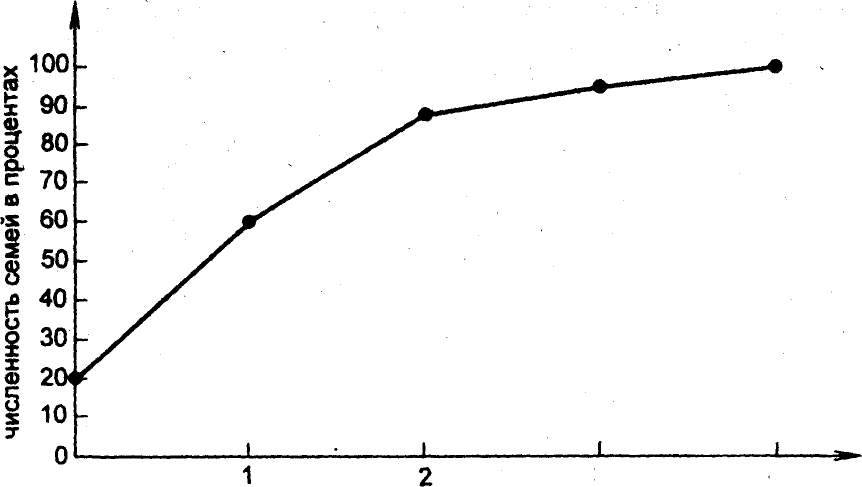
#> input picture scripts/img/1.png, 1724 x 974 px (shown at 1/2 size)
$ python example.py
#> lines starting #> are read from the running program, lines starting #| are printed output that depends on the picture; after the words box and inside, x2 and y2 are one past the last pixel; in counts of white or black regions, pixels touching at a corner belong together
### src/imgplot2vec/reader.py
import cv2
import numpy as np


class Reader:
    def read(self, name_image_file: str) -> np.ndarray:
#> called with name_image_file = 'img/1.png'
        path_image = name_image_file
        with open(path_image, "rb") as f:
            chunk = f.read()
        chunk_arr = np.frombuffer(chunk, dtype=np.uint8)
        image = cv2.imdecode(chunk_arr, cv2.IMREAD_COLOR)
#> image is the input picture: shape (974, 1724, 3); 96.5% white; 144 black regions (101 under 20 px), largest, box (x1, y1, x2, y2) and area: (108, 1, 1723, 923) 33682, (80, 188, 135, 228) 1253, (9, 457, 40, 517) 1224
        return image

### src/imgplot2vec/converter.py
import cv2
import numpy as np


class Frame:
    def __init__(self, x_top_left: int, y_top_left: int,
                 x_bottom_right: int, y_bottom_right: int,
                 x1: float, y1: float,
                 x0: float = 0, y0: float = 0):
        self.x_top_left = x_top_left
        self.y_top_left = y_top_left
        self.x_bottom_right = x_bottom_right
        self.y_bottom_right = y_bottom_right
        self.x0 = x0
        self.x1 = x1
        self.y0 = y0
        self.y1 = y1

    def crop_gray(self, img: np.ndarray) -> np.ndarray:
        return img[self.y_top_left:self.y_bottom_right, self.x_top_left:self.x_bottom_right]
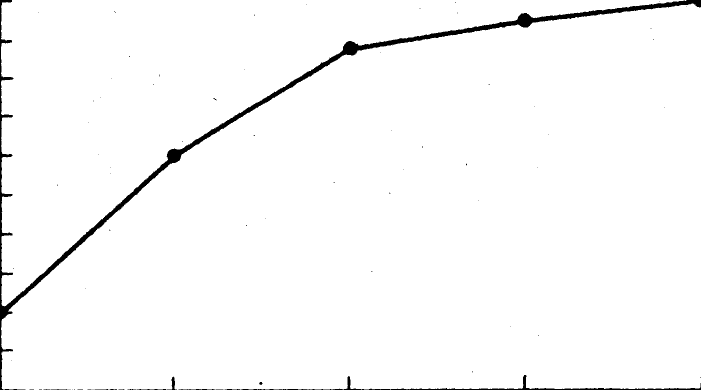
#> returned value: shape (780, 1402) (shown at 1/2 size); 97.9% white; 73 black regions (62 under 20 px), largest, box (x1, y1, x2, y2) and area: (0, 0, 1402, 780) 19495, (481, 750, 1402, 780) 2491, (333, 753, 354, 780) 158

    def compare_y(self, y):
        delta_frame = self.y_bottom_right - self.y_top_left
        delta_plot = self.y1-self.y0
        return self.y1-delta_plot/delta_frame * y

    def compare_x(self, x):
        delta_frame = self.x_bottom_right - self.x_top_left
        delta_plot = self.x1 - self.x0
        return delta_plot / delta_frame * x


class Converter:
    def imgplot2vec(self, img, frame: Frame):
        img_gray = cv2.cvtColor(img, cv2.COLOR_RGB2GRAY)
        area = frame.crop_gray(img_gray)
        w = area.shape[1]
#> w = 1402
        y_vec = np.zeros(w)
#> y_vec = 1402 values from 0 to 0
        x_vec = np.zeros(w)
#> x_vec = 1402 values from 0 to 0
        for i in range(w):
            yi = np.argmin(area[:, i])
            y_vec[i] = frame.compare_y(yi)
            x_vec[i] = frame.compare_x(i)
#> this loop made 1402 passes
#> yi on passes 1 to 3: 0, 0, 0
#> after the loop, x_vec = 1402 values from 0 to 4; y_vec = 1402 values, max 100 at index 0, min 23.46 at index 28, mean 78.08
        return y_vec, x_vec


class AutoConverter(Converter):
    # [43 lines left out: functions auto_imgplot2vec, _auto_frame, __first_max_intensity, __end_max_intensity, not called in this run]

### scripts/example.py
import cv2
from imgplot2vec import Reader, Frame, Converter
import matplotlib.pyplot as plt


reader = Reader()
converter = Converter()
frame = Frame(x_top_left=150, y_top_left=132, x_bottom_right=1552, y_bottom_right=912,
              x0=0, y0=0, x1=4, y1=100)


img = reader.read(r"img/1.png")
vec_y, vec_x = converter.imgplot2vec(img, frame)
#> vec_y has the same summary as y_vec in imgplot2vec; vec_x = 1402 values from 0 to 4

gray_frame = frame.crop_gray(cv2.cvtColor(img, cv2.COLOR_RGB2GRAY))
print(vec_y, vec_x)
#> (printed output is left out)
plt.plot(vec_x, vec_y, ".")
plt.grid()
plt.xlim([frame.x0, frame.x1])
plt.ylim([frame.y0, frame.y1])
plt.show()
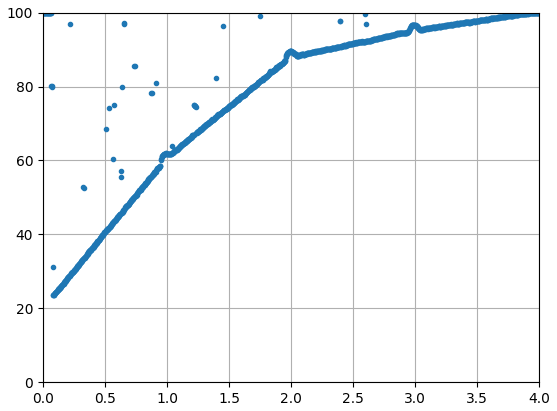
#> figure drawn by matplotlib, 1 panel; curve peaks at x = 0, y = 100

# cv2.imshow(" ", gray_frame)
# cv2.waitKey()

$ run again, with scripts/img/2.png copied over scripts/img/1.png
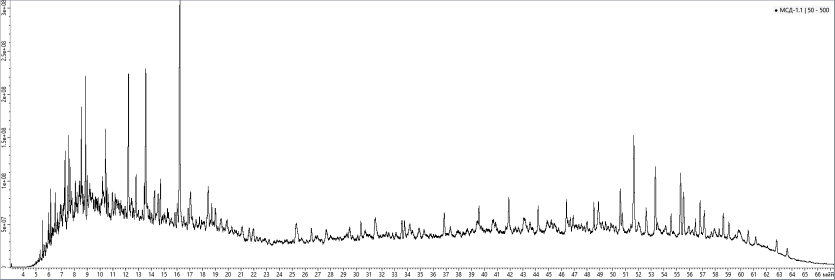
#> input picture scripts/img/2.png, 1669 x 559 px (shown at 1/2 size)
#> in read, image is the input picture: shape (559, 1669, 3); mean B, G, R 248.1, 248, 248
#> in crop_gray, `return img[self.y_top_left:self.y_bottom_right, self.x_top_left:self.x..`:
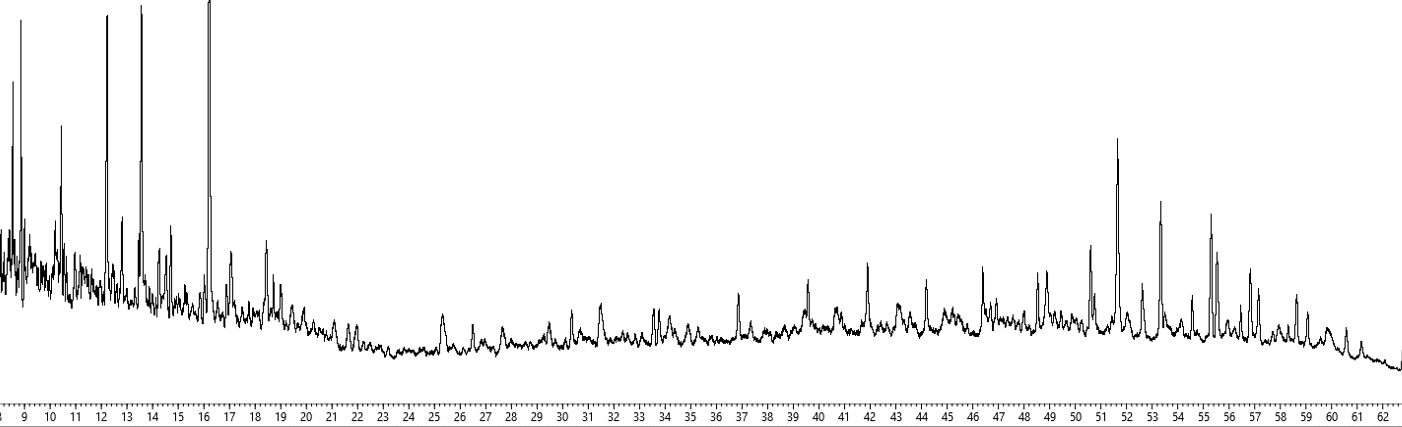
#> returned value: shape (427, 1402); min 0, max 255, mean 246.7
#> the loop in imgplot2vec, `for i in range(w):` made 1402 passes
#> yi on passes 1 to 3: 234, 274, 274
#> after the loop in imgplot2vec, `for i in range(w):`: x_vec = 1402 values from 0 to 4; y_vec = 1402 values, max 100 at index 209, min 46.15 at index 23, mean 58.54
#> vec_y has the same summary as y_vec in imgplot2vec; vec_x = 1402 values from 0 to 4
#> (printed output is left out)
#> `plt.show()`:
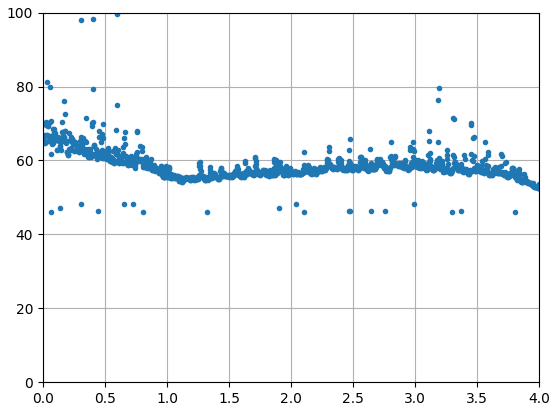
#> figure drawn by matplotlib, 1 panel; curve peaks at x = 0.596, y = 100

$ run again, with scripts/img/3.png copied over scripts/img/1.png
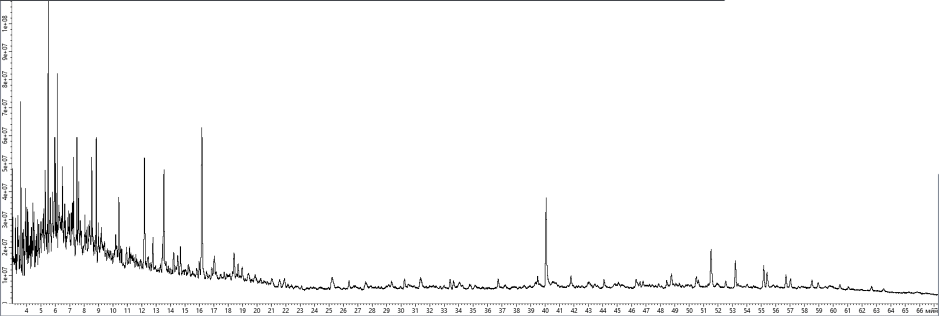
#> input picture scripts/img/3.png, 1877 x 632 px (shown at 1/2 size)
#> in read, image is the input picture: shape (632, 1877, 3); mean B, G, R 248.3, 248.2, 248.2
#> in crop_gray, `return img[self.y_top_left:self.y_bottom_right, self.x_top_left:self.x..`:
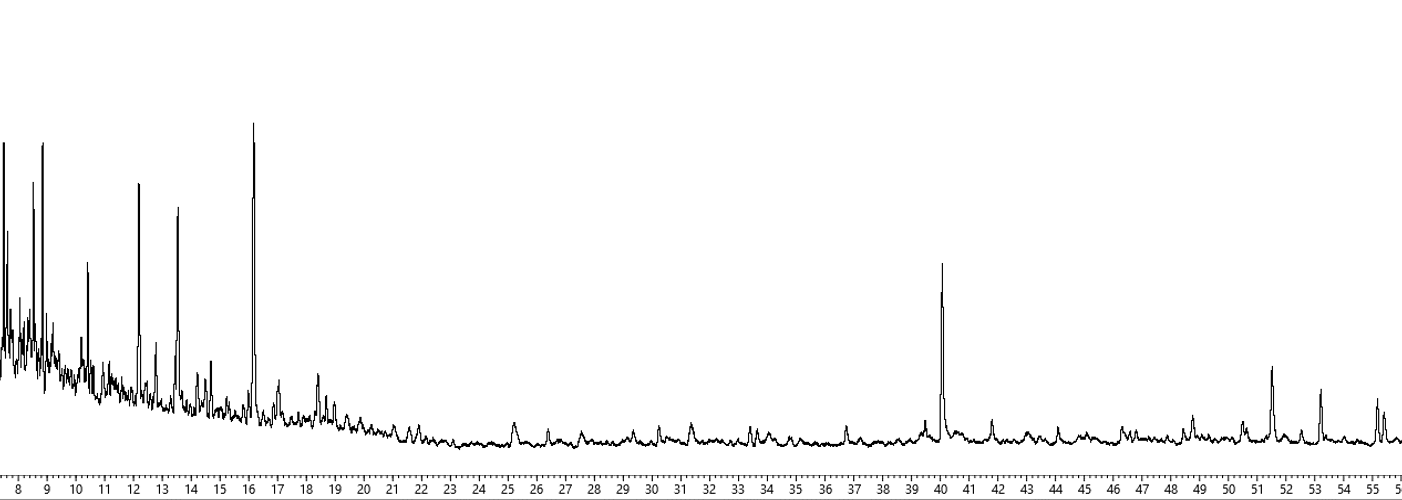
#> returned value: shape (500, 1402); min 0, max 255, mean 249
#> the loop in imgplot2vec, `for i in range(w):` made 1402 passes
#> yi on passes 1 to 3: 360, 347, 337
#> after the loop in imgplot2vec, `for i in range(w):`: x_vec = 1402 values from 0 to 4; y_vec = 1402 values, max 84.23 at index 253, min 36.79 at index 626, mean 45.53
#> vec_y has the same summary as y_vec in imgplot2vec; vec_x = 1402 values from 0 to 4
#> (printed output is left out)
#> `plt.show()`:
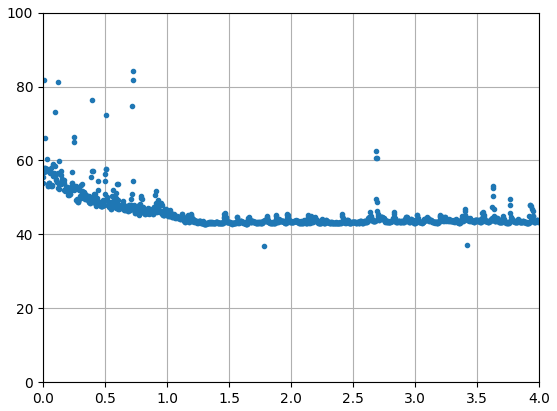
#> figure drawn by matplotlib, 1 panel; curve peaks at x = 0.722, y = 84.23

$ run again, with scripts/img/4.png copied over scripts/img/1.png
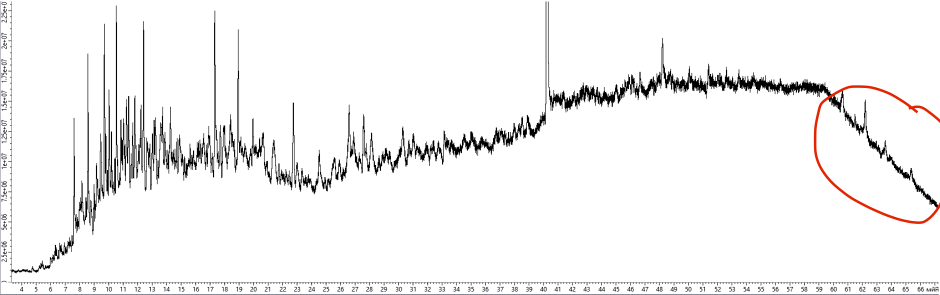
#> input picture scripts/img/4.png, 1880 x 589 px (shown at 1/2 size)
#> in read, image is the input picture: shape (589, 1880, 3); mean B, G, R 243.3, 243.4, 244
#> in crop_gray, `return img[self.y_top_left:self.y_bottom_right, self.x_top_left:self.x..`:
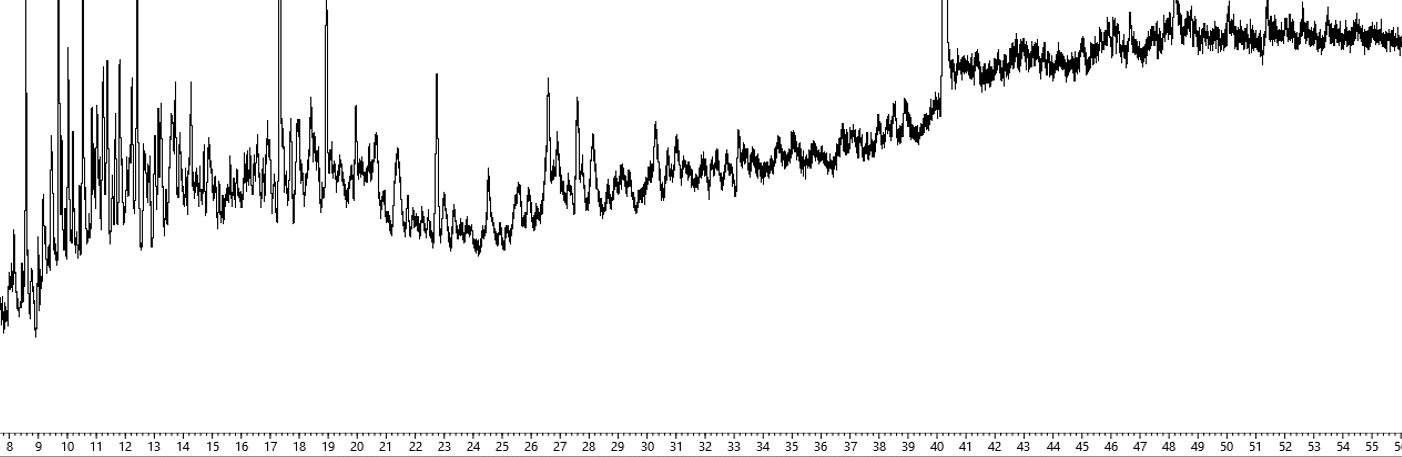
#> returned value: shape (457, 1402); min 0, max 255, mean 240.2
#> the loop in imgplot2vec, `for i in range(w):` made 1402 passes
#> yi on passes 1 to 3: 303, 304, 297
#> after the loop in imgplot2vec, `for i in range(w):`: x_vec = 1402 values from 0 to 4; y_vec = 1402 values, max 100 at index 58, min 41.54 at index 279, mean 83.02
#> vec_y has the same summary as y_vec in imgplot2vec; vec_x = 1402 values from 0 to 4
#> (printed output is left out)
#> `plt.show()`:
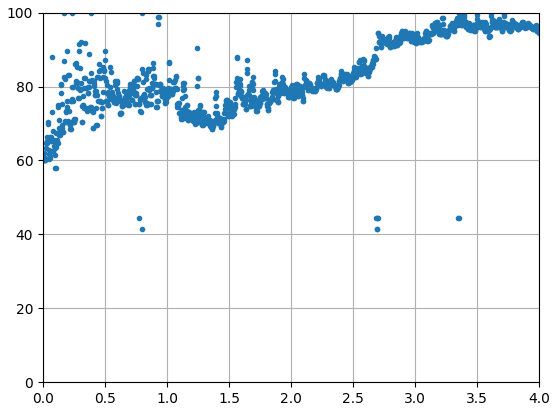
#> figure drawn by matplotlib, 1 panel; curve peaks at x = 0.165, y = 100
